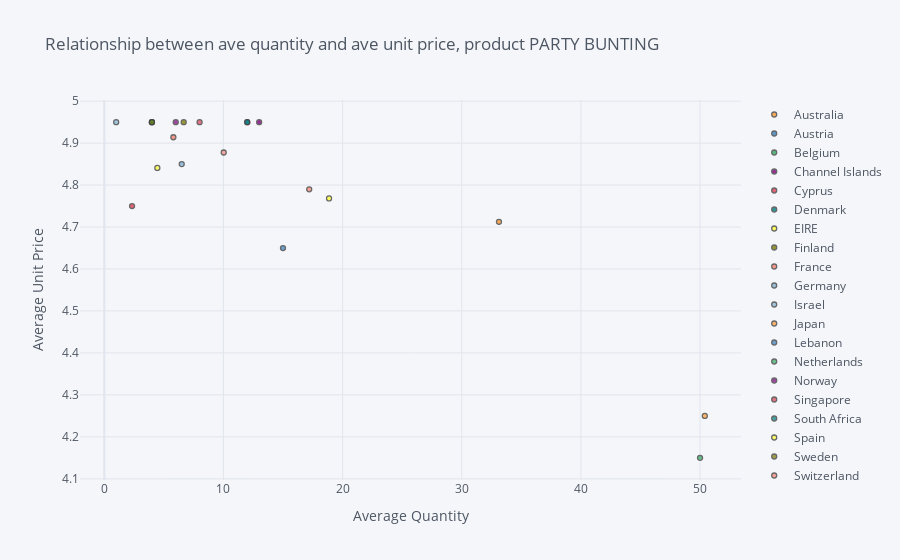

The notebook cell this image was saved under:
### Markdown cell above
## 3. Create an interactive scatter plot showing the relationship between average quantity (x-axis) and average unit price (y-axis) for the product PARTY BUNTING with the plot points color-coded by country (categories).

### Code cell
df = data.loc[data['Description'].str.contains('PARTY BUNTING')]

grouped = df.groupby('Country')['Quantity', 'UnitPrice'].mean()
grouped = grouped.reset_index()

grouped.iplot(kind = 'scatter', x = 'Quantity', y = 'UnitPrice', mode = 'markers',size = 5, categories = 'Country', 
              xTitle = 'Average Quantity', yTitle = 'Average Unit Price', 
              title = 'Relationship between ave quantity and ave unit price, product PARTY BUNTING')

### Figure 1 — Plotly figure (JSON) as saved in the notebook; plotly's stock layout.template omitted (floating-point values rounded to 4 significant figures)
{"data": [{"marker": {"color": "rgba(255, 153, 51, 1.0)", "line": {"width": 1.3}, "opacity": 0.8, "size": 5, "symbol": "circle"}, "mode": "markers", "name": "Australia", "textfont": {"color": "#4D5663"}, "type": "scatter", "x": [33.12], "y": [4.713]}, {"marker": {"color": "rgba(55, 128, 191, 1.0)", "line": {"width": 1.3}, "opacity": 0.8, "size": 5, "symbol": "circle"}, "mode": "markers", "name": "Austria", "textfont": {"color": "#4D5663"}, "type": "scatter", "x": [12], "y": [4.95]}, {"marker": {"color": "rgba(50, 171, 96, 1.0)", "line": {"width": 1.3}, "opacity": 0.8, "size": 5, "symbol": "circle"}, "mode": "markers", "name": "Belgium", "textfont": {"color": "#4D5663"}, "type": "scatter", "x": [4], "y": [4.95]}, {"marker": {"color": "rgba(128, 0, 128, 1.0)", "line": {"width": 1.3}, "opacity": 0.8, "size": 5, "symbol": "circle"}, "mode": "markers", "name": "Channel Islands", "textfont": {"color": "#4D5663"}, "type": "scatter", "x": [13], "y": [4.95]}, {"marker": {"color": "rgba(219, 64, 82, 1.0)", "line": {"width": 1.3}, "opacity": 0.8, "size": 5, "symbol": "circle"}, "mode": "markers", "name": "Cyprus", "textfont": {"color": "#4D5663"}, "type": "scatter", "x": [2.333], "y": [4.75]}, {"marker": {"color": "rgba(0, 128, 128, 1.0)", "line": {"width": 1.3}, "opacity": 0.8, "size": 5, "symbol": "circle"}, "mode": "markers", "name": "Denmark", "textfont": {"color": "#4D5663"}, "type": "scatter", "x": [12], "y": [4.95]}, {"marker": {"color": "rgba(255, 255, 51, 1.0)", "line": {"width": 1.3}, "opacity": 0.8, "size": 5, "symbol": "circle"}, "mode": "markers", "name": "EIRE", "textfont": {"color": "#4D5663"}, "type": "scatter", "x": [18.86], "y": [4.768]}, {"marker": {"color": "rgba(128, 128, 0, 1.0)", "line": {"width": 1.3}, "opacity": 0.8, "size": 5, "symbol": "circle"}, "mode": "markers", "name": "Finland", "textfont": {"color": "#4D5663"}, "type": "scatter", "x": [6.667], "y": [4.95]}, {"marker": {"color": "rgba(251, 128, 114, 1.0)", "line": {"width": 1.3}, "opacity": 0.8, "size": 5, "symbol": "circle"}, "mode": "markers", "name": "France", "textfont": {"color": "#4D5663"}, "type": "scatter", "x": [5.8], "y": [4.914]}, {"marker": {"color": "rgba(128, 177, 211, 1.0)", "line": {"width": 1.3}, "opacity": 0.8, "size": 5, "symbol": "circle"}, "mode": "markers", "name": "Germany", "textfont": {"color": "#4D5663"}, "type": "scatter", "x": [6.5], "y": [4.85]}, {"marker": {"color": "rgba(128, 177, 211, 0.8999999999999999)", "line": {"width": 1.3}, "opacity": 0.8, "size": 5, "symbol": "circle"}, "mode": "markers", "name": "Israel", "textfont": {"color": "#4D5663"}, "type": "scatter", "x": [1], "y": [4.95]}, {"marker": {"color": "rgba(255, 153, 51, 0.8999999999999999)", "line": {"width": 1.3}, "opacity": 0.8, "size": 5, "symbol": "circle"}, "mode": "markers", "name": "Japan", "textfont": {"color": "#4D5663"}, "type": "scatter", "x": [50.4], "y": [4.25]}, {"marker": {"color": "rgba(55, 128, 191, 0.8999999999999999)", "line": {"width": 1.3}, "opacity": 0.8, "size": 5, "symbol": "circle"}, "mode": "markers", "name": "Lebanon", "textfont": {"color": "#4D5663"}, "type": "scatter", "x": [15], "y": [4.65]}, {"marker": {"color": "rgba(50, 171, 96, 0.8999999999999999)", "line": {"width": 1.3}, "opacity": 0.8, "size": 5, "symbol": "circle"}, "mode": "markers", "name": "Netherlands", "textfont": {"color": "#4D5663"}, "type": "scatter", "x": [50], "y": [4.15]}, {"marker": {"color": "rgba(128, 0, 128, 0.8999999999999999)", "line": {"width": 1.3}, "opacity": 0.8, "size": 5, "symbol": "circle"}, "mode": "markers", "name": "Norway", "textfont": {"color": "#4D5663"}, "type": "scatter", "x": [6], "y": [4.95]}, {"marker": {"color": "rgba(219, 64, 82, 0.8999999999999999)", "line": {"width": 1.3}, "opacity": 0.8, "size": 5, "symbol": "circle"}, "mode": "markers", "name": "Singapore", "textfont": {"color": "#4D5663"}, "type": "scatter", "x": [8], "y": [4.95]}, {"marker": {"color": "rgba(0, 128, 128, 0.8999999999999999)", "line": {"width": 1.3}, "opacity": 0.8, "size": 5, "symbol": "circle"}, "mode": "markers", "name": "South Africa", "textfont": {"color": "#4D5663"}, "type": "scatter", "x": [4], "y": [4.95]}, {"marker": {"color": "rgba(255, 255, 51, 0.8999999999999999)", "line": {"width": 1.3}, "opacity": 0.8, "size": 5, "symbol": "circle"}, "mode": "markers", "name": "Spain", "textfont": {"color": "#4D5663"}, "type": "scatter", "x": [4.455], "y": [4.841]}, {"marker": {"color": "rgba(128, 128, 0, 0.8999999999999999)", "line": {"width": 1.3}, "opacity": 0.8, "size": 5, "symbol": "circle"}, "mode": "markers", "name": "Sweden", "textfont": {"color": "#4D5663"}, "type": "scatter", "x": [4], "y": [4.95]}, {"marker": {"color": "rgba(251, 128, 114, 0.8999999999999999)", "line": {"width": 1.3}, "opacity": 0.8, "size": 5, "symbol": "circle"}, "mode": "markers", "name": "Switzerland", "textfont": {"color": "#4D5663"}, "type": "scatter", "x": [17.2], "y": [4.79]}, {"marker": {"color": "rgba(251, 128, 114, 0.7999999999999998)", "line": {"width": 1.3}, "opacity": 0.8, "size": 5, "symbol": "circle"}, "mode": "markers", "name": "United Kingdom", "textfont": {"color": "#4D5663"}, "type": "scatter", "x": [10.02], "y": [4.878]}], "layout": {"legend": {"bgcolor": "#F5F6F9", "font": {"color": "#4D5663"}}, "paper_bgcolor": "#F5F6F9", "plot_bgcolor": "#F5F6F9", "title": {"font": {"color": "#4D5663"}, "text": "Relationship between ave quantity and ave unit price, product PARTY BUNTING"}, "xaxis": {"gridcolor": "#E1E5ED", "showgrid": true, "tickfont": {"color": "#4D5663"}, "title": {"font": {"color": "#4D5663"}, "text": "Average Quantity"}, "zerolinecolor": "#E1E5ED"}, "yaxis": {"gridcolor": "#E1E5ED", "showgrid": true, "tickfont": {"color": "#4D5663"}, "title": {"font": {"color": "#4D5663"}, "text": "Average Unit Price"}, "zerolinecolor": "#E1E5ED"}}}
